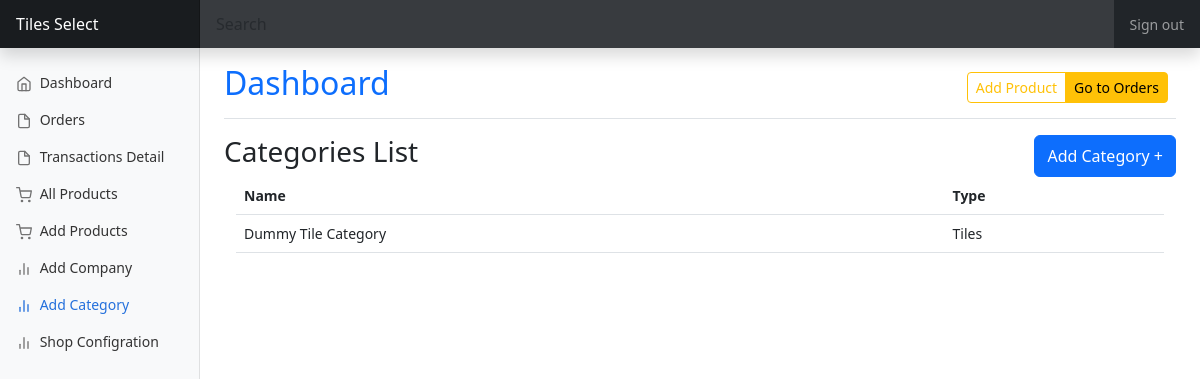
The app's page /all-categories (signed in), older data.
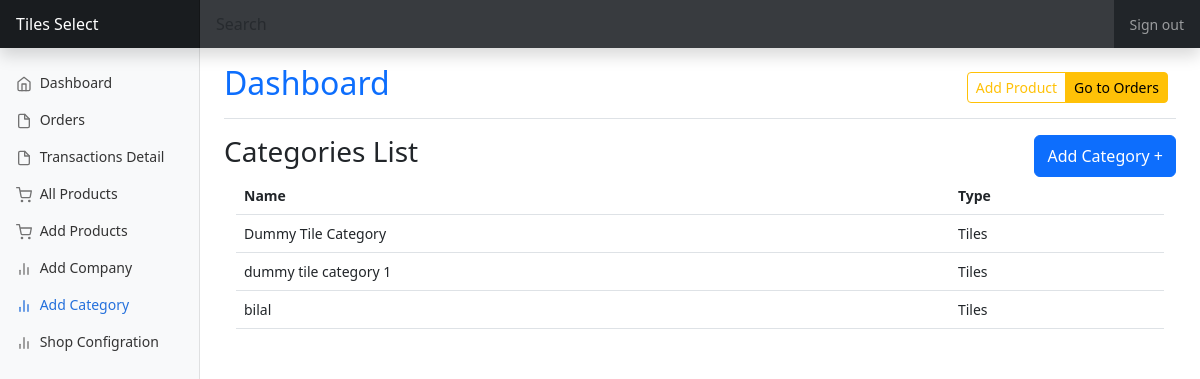
The same page, newer data.
### core/models.py (models this page shows, shortened)
class Categories(models.Model):
    showroom_type = models.CharField( max_length=50,choices=SHOWROOM_TYPES ,default="")
    name = models.CharField( max_length=50)
    created_at = models.DateField( auto_now_add=True)
    class Meta:
        verbose_name_plural = 'Categories'

### core/views.py (the view, shortened to what this page needs)
# urls.py: path('all-categories', views.all_categories, name="all_categories"),
@cache_control(no_cache=True, must_revalidate=True , no_store=True)
@login_required(login_url='shop_dashboard_signin')
def all_categories(request):
    if request.user.showroom_owner == True:
        showroom = Showrooms.objects.get(id=request.user.id)
        all_categories = Categories.objects.filter(showroom_type = showroom.showroom_type)
        context = {
            "showroom": showroom,
            "all_categories": all_categories,
        }
        return render(request , "shop/dashboard/categories.html" ,context)
    else:
        return redirect("shop_dashboard_signin")

### templates/shop/dashboard/categories.html (shortened to what this page needs)
{% extends 'shop/dashboard/shop_dashboard_base.html' %}
{% block content %}
<div class="d-flex justify-content-between">
    <h3>Categories List</h3>
    <button class="btn btn-primary" data-bs-toggle="modal" data-bs-target="#addcategorymodal">Add Category +</button>
</div>
<div class="row" style="margin:0;padding:0;">
    <div class="col-md">
        <table class="table">
            <thead colspan="2" >
                <tr class="fw-bold">
                    <td>Name</td>
                    <td>Type</td>
                </tr>
            </thead>
            <tbody>
                {% for i in all_categories %}
                <tr>
                    <td>{{i.name}}</td>
                    <td>{{i.showroom_type}}</td>
                </tr>
                {% endfor %}
            </tbody>
        </table>
    </div>
</div>
{% endblock content %}

Row changes from the older to the newer data that the page shows:
added Categories: name "dummy tile category 1", showroom_type "Tiles"
added Categories: name "bilal", showroom_type "Tiles"
